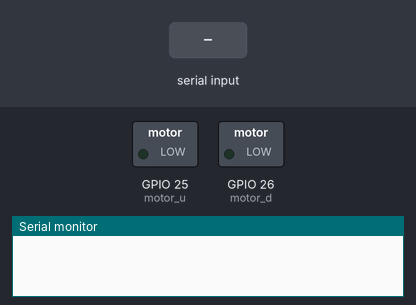
Bench run of a sketch on a simulated ESP32. On the bench: switched loads named in the sketch (green lamp = pin HIGH), the last lines printed to the serial monitor. Inputs (shaded band) come from the test bench.

Above: at 1.2 s.
1.3 s: "up\n" received over Serial
At 2.4 s:
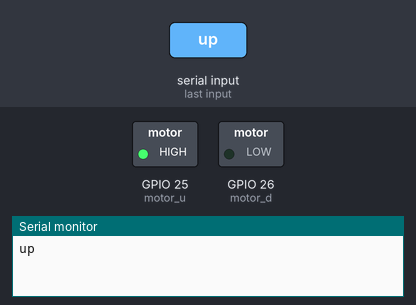
2.8 s: "down\n" received over Serial
At 3.7 s:
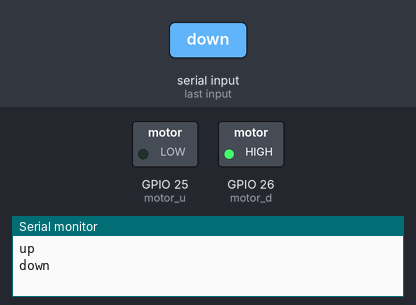
4.3 s: "stop\n" received over Serial
At 4.8 s:
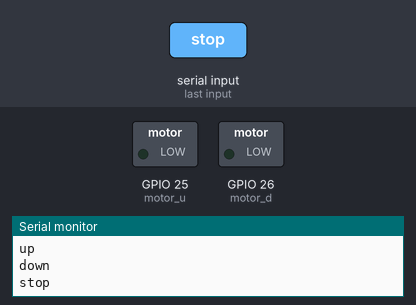
Timing chart, 0 to 7.3 s (numbered marks = the images above; inputs shaded):
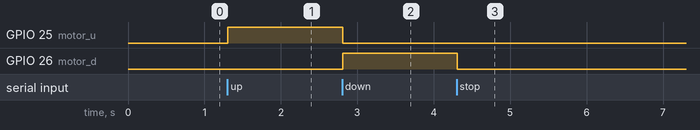

Measured:
- after the input at 1.3 s, GPIO 25 (motor_u): LOW → HIGH at once
- after the input at 2.8 s, GPIO 25 (motor_u): HIGH → LOW at once; GPIO 26 (motor_d): LOW → HIGH at once
- after the input at 4.3 s, GPIO 26 (motor_d): HIGH → LOW at once

The sketch:

l293d_esp32_bidirection_test.ino
```cpp
int limit_u=34;
int limit_d=35;
int motor_u=25;
int motor_d=26;

int motor_dir=0;

void setup()
{
  Serial.begin(115200);
  pinMode(limit_u,INPUT_PULLUP);
  pinMode(limit_d,INPUT_PULLUP);
  pinMode(motor_u,OUTPUT);
  pinMode(motor_d,OUTPUT);
}

void loop()
{
  serialEvent();
}

void serialEvent()
{
  String m="";
  char c='\0';
  while(Serial.available()>0)
  {
    delay(1);
    c=Serial.read();
    if(c=='\n'||c=='\r')
    {
      continue;
    }
    m+=c;
  }
  if(m=="")
  {
    return;
  }
  Serial.println(m);
  cmd(m);
}

void cmd(String a)
{
  if(a.equals("up"))
  {
    startUpward();
  }
  else if(a.equals("down"))
  {
    startDownward();
  }
  else if(a.equals("stop"))
  {
    stopMotor();
  }
}

void startUpward()
{
  stopMotor();
  digitalWrite(motor_u,HIGH);
  digitalWrite(motor_d,LOW);
  motor_dir=1;
}

void startDownward()
{
  stopMotor();
  digitalWrite(motor_u,LOW);
  digitalWrite(motor_d,HIGH);
  motor_dir=2;
}

void stopMotor()
{
  motor_dir=0;
  digitalWrite(motor_u,LOW);
  digitalWrite(motor_d,LOW);
}
```
